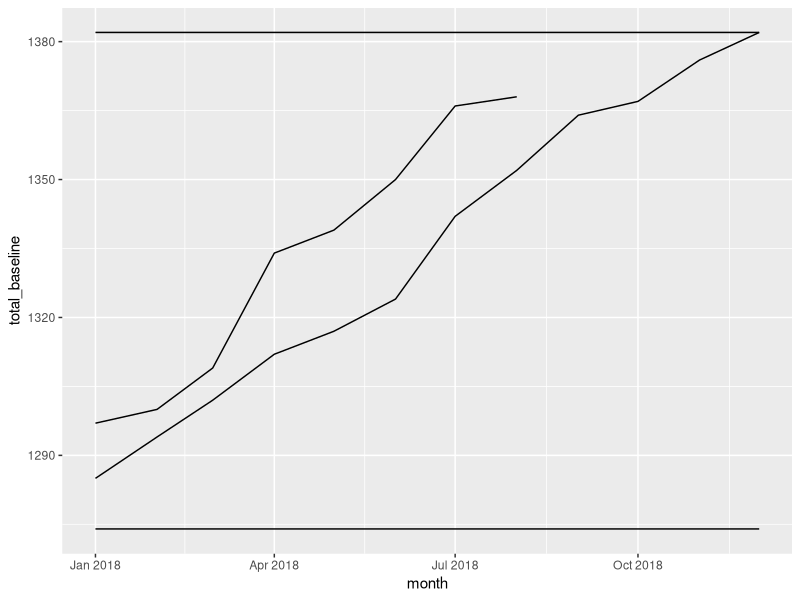
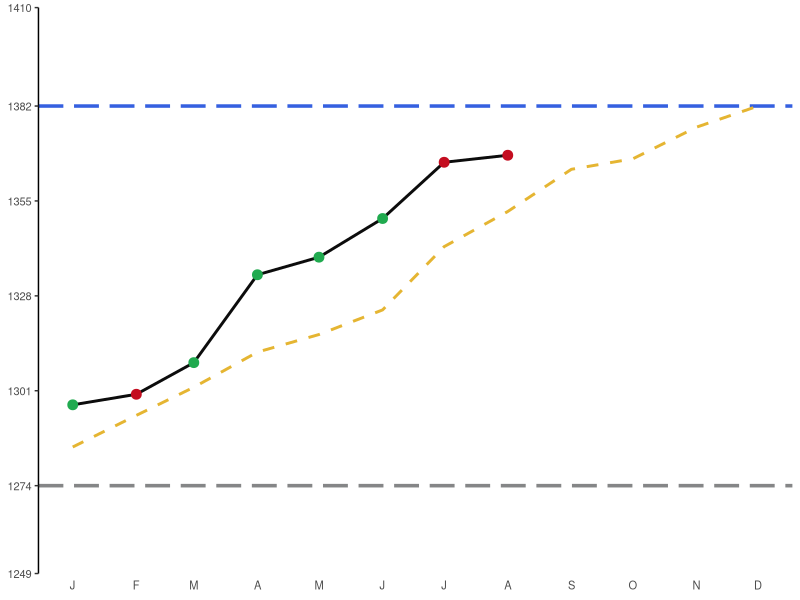
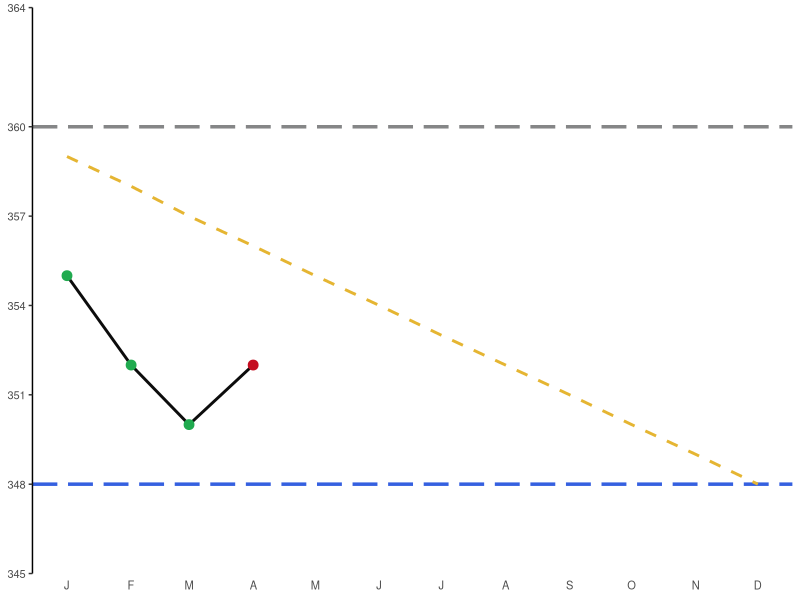

These charts were generated, in order, by the following R code:
## ---- chunk 1
library(tidyverse)
library(scales)
## ---- chunk 2
sales_baseline<-sample(100:110, 12, replace = TRUE)
sales_target<-sample(110:120, 12, replace = TRUE)
sales_actual<-sample(105:125, 8, replace = TRUE)
endofyear<-c(NA,NA,NA,NA)
sales_actual<-append(sales_actual,endofyear) # need to make vector have 12 elements, add NAs for months w/o sales

# put these in a data frame with the months of actual
dat<-data.frame(month = seq(from = as.Date("2018-01-01"), by = "month", length.out = 12), sales_baseline, sales_target, sales_actual)

glimpse(dat)

total_baseline<-sum(sales_baseline)
total_target<-sum(sales_target)
## ---- chunk 3
dat2<-dat %>%
  mutate(cum_baseline = cumsum(sales_baseline),
         cum_tgt = cumsum(sales_target),
         tgt_v_base = sales_target - sales_baseline,
         cum_tvb = cumsum(tgt_v_base),
         glidepath = cum_tvb + total_baseline,
         sales_v_base = sales_actual - sales_baseline,
         cum_svb = cumsum(sales_v_base),
         actualpath = cum_svb + total_baseline,
         on_target = as.factor(ifelse(sales_actual < sales_target,"Miss Mthly\nTarget","Hit Mthly\nTarget")))

ggplot(dat2,aes(x = month)) +
  geom_line(aes(y = total_baseline)) +
  geom_line(aes(y = total_target)) +
  geom_line(aes(y = glidepath)) +
  geom_line(aes(y = actualpath))
## ---- chunk 4
# define y axis scale -- want to add space above/below the baseline and target lines
# then starting from bottom, create 5 breaks - one at each reference line and 3 at quartiles between
y_max<-round(total_target * 1.02, 0)
y_min<-round(total_baseline * 0.98, 0)
break1<-round((total_target - total_baseline) * 0.25 + total_baseline, 0)
break2<-round((total_target - total_baseline) * 0.5 + total_baseline, 0)
break3<-round((total_target - total_baseline) * 0.75 + total_baseline, 0)
breaks_y<-c(y_min, total_baseline, break1, break2, break3, total_target, y_max)

#set colors for baseline and target reference lines
hline.baseline.color<-"#858687"
hline.target.color<-"#3560e0"

#set colors for hit/miss target and glidepath and actual lines
colors <- c("Actual\nReduction"="#0c0c0c","Target\nReduction"="#e5b532","Hit Mthly\nTarget"="#20aa4f", "Miss Mthly\nTarget"="#c40d20")

month_abbrv<-substr(strsplit(month.abb,""),4,4)  ##1 letter abbreviatio of months for x axis text

## ---- chunk 5

ggplot(dat2,aes(x = month)) +
  geom_hline(yintercept = total_baseline, color = hline.baseline.color, size = 1.2, linetype = 5) +  
  geom_hline(yintercept = total_target, color = hline.target.color, size = 1.2, linetype = 5) + 
  geom_line(aes(y= actualpath, color = "Actual\nReduction"), alpha = 1, size = 1) + 
  geom_line(aes(y = glidepath, color = "Target\nReduction") ,alpha = 1, size = 1, linetype = 2) + 
  geom_point(mapping=aes(x = month, y = actualpath, color = on_target), alpha = 1, size = 3, show.legend = FALSE) + 
  theme_classic() + 
  scale_colour_manual(values = colors) + 
  scale_y_continuous(limits = c(y_min, y_max), expand = c(0, 0), breaks = breaks_y) + 
  scale_x_date(breaks = dat2$month, labels = month_abbrv) + 
  theme(axis.line.x = element_blank(), axis.ticks.x = element_blank(), panel.grid.major = element_blank(), axis.title = element_blank(), axis.text = element_text(size = 8), plot.title = element_text(size = 10), legend.position = "none")

## ---- chunk 6
aht_target<-seq(from = 359, to = 337, by = -2)
aht_actual<-sample(348:360, 4, replace = TRUE)
endofyear<-c(NA,NA,NA,NA,NA,NA,NA,NA)
aht_actual<-append(aht_actual,endofyear) 
dat<-data.frame(month = seq(from = as.Date("2018-01-01"), by = "month", length.out = 12),aht_target,aht_actual)
total_baseline<-360
total_target<-348

# Now we are going to create the glidepath
dat2<-dat %>%
  mutate(tgt_v_base = total_baseline - aht_target,
         cum_tvb = cummean(tgt_v_base),
         glidepath = round(total_baseline - cum_tvb,0),
         aht_v_base = total_baseline - aht_actual,
         cum_svb = cummean(aht_v_base),
         actualpath = round(total_baseline - cum_svb,0),
         on_target = as.factor(ifelse(aht_actual >= aht_target,"Miss Mthly\nTarget","Hit Mthly\nTarget")))
## ---- chunk 7
y_max<-round(total_baseline * 1.01, 0)
y_min<-round(total_target * 0.99, 0)
break1<-round((total_baseline - total_target) * 0.25 + total_target, 0)
break2<-round((total_baseline - total_target) * 0.5 + total_target, 0)
break3<-round((total_baseline - total_target) * 0.75 + total_target, 0)
breaks_y<-c(y_min, total_target, break1, break2, break3, total_baseline, y_max)
## ---- chunk 8
ggplot(dat2,aes(x = month)) +
  geom_hline(yintercept = total_baseline, color = hline.baseline.color, size = 1.2, linetype = 5) +  
  geom_hline(yintercept = total_target, color = hline.target.color, size = 1.2, linetype = 5) + 
  geom_line(aes(y = actualpath, color = "Actual\nReduction"), alpha = 1, size = 1) + 
  geom_line(aes(y = glidepath, color = "Target\nReduction") ,alpha = 1, size = 1, linetype = 2) + 
  geom_point(mapping=aes(x = month, y = actualpath, color = on_target), alpha = 1, size = 3, show.legend = FALSE) + 
  theme_classic() + 
  scale_colour_manual(values = colors) + 
  scale_y_continuous(limits = c(y_min, y_max), expand = c(0, 0), breaks = breaks_y) + 
  scale_x_date(breaks = dat2$month, labels = month_abbrv) + 
  theme(axis.line.x = element_blank(), axis.ticks.x = element_blank(), panel.grid.major = element_blank(), axis.title = element_blank(), axis.text = element_text(size = 8), plot.title = element_text(size = 10), legend.position = "none")

